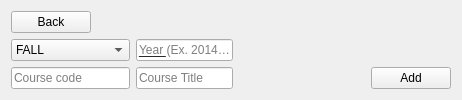
         <widget class="QWidget" name="widget" native="true">
          <property name="sizePolicy">
           <sizepolicy hsizetype="Preferred" vsizetype="Preferred">
            <horstretch>1</horstretch>
            <verstretch>1</verstretch>
           </sizepolicy>
          </property>
          <layout class="QGridLayout" name="gridLayout_5">
           <item row="1" column="3" colspan="2">
            <spacer name="horizontalSpacer_12">
             <property name="orientation">
              <enum>Qt::Horizontal</enum>
             </property>
             <property name="sizeHint" stdset="0">
              <size>
               <width>212</width>
               <height>20</height>
              </size>
             </property>
            </spacer>
           </item>
           <item row="2" column="2">
            <widget class="QLineEdit" name="courseManagerAddCourseTitle">
             <property name="sizePolicy">
              <sizepolicy hsizetype="Expanding" vsizetype="Fixed">
               <horstretch>30</horstretch>
               <verstretch>0</verstretch>
              </sizepolicy>
             </property>
             <property name="placeholderText">
              <string>Course Title</string>
             </property>
            </widget>
           </item>
           <item row="2" column="0" colspan="2">
            <widget class="QLineEdit" name="courseManagerAddCourseCode">
             <property name="sizePolicy">
              <sizepolicy hsizetype="Expanding" vsizetype="Fixed">
               <horstretch>10</horstretch>
               <verstretch>0</verstretch>
              </sizepolicy>
             </property>
             <property name="placeholderText">
              <string>Course code</string>
             </property>
            </widget>
           </item>
           <item row="1" column="2">
            <widget class="QLineEdit" name="courseManagerYear">
             <property name="sizePolicy">
              <sizepolicy hsizetype="Preferred" vsizetype="Preferred">
               <horstretch>1</horstretch>
               <verstretch>0</verstretch>
              </sizepolicy>
             </property>
             <property name="inputMask">
              <string>9999;_</string>
             </property>
             <property name="text">
              <string/>
             </property>
             <property name="cursorPosition">
              <number>4</number>
             </property>
             <property name="placeholderText">
              <string>Year (Ex. 2014, 2015)</string>
             </property>
            </widget>
           </item>
           <item row="1" column="0" colspan="2">
            <widget class="QComboBox" name="courseManagerSemesterList2">
             <property name="sizePolicy">
              <sizepolicy hsizetype="Expanding" vsizetype="Fixed">
               <horstretch>5</horstretch>
               <verstretch>1</verstretch>
              </sizepolicy>
             </property>
             <property name="styleSheet">
              <string notr="true">color: black;</string>
             </property>
             <item>
              <property name="text">
               <string>FALL</string>
              </property>
             </item>
             <item>
              <property name="text">
               <string>WINTER</string>
              </property>
             </item>
            </widget>
           </item>
           <item row="2" column="4">
            <widget class="QPushButton" name="courseManagerAddButton">
             <property name="sizePolicy">
              <sizepolicy hsizetype="Fixed" vsizetype="Fixed">
               <horstretch>0</horstretch>
               <verstretch>0</verstretch>
              </sizepolicy>
             </property>
             <property name="focusPolicy">
              <enum>Qt::TabFocus</enum>
             </property>
             <property name="styleSheet">
              <string notr="true">color: black;</string>
             </property>
             <property name="text">
              <string>Add</string>
             </property>
            </widget>
           </item>
           <item row="2" column="3">
            <spacer name="horizontalSpacer_8">
             <property name="orientation">
              <enum>Qt::Horizontal</enum>
             </property>
             <property name="sizeHint" stdset="0">
              <size>
               <width>40</width>
               <height>20</height>
              </size>
             </property>
            </spacer>
           </item>
           <item row="0" column="0">
            <widget class="QPushButton" name="btnCourseManageBack">
             <property name="sizePolicy">
              <sizepolicy hsizetype="Fixed" vsizetype="Fixed">
               <horstretch>0</horstretch>
               <verstretch>0</verstretch>
              </sizepolicy>
             </property>
             <property name="text">
              <string>Back</string>
             </property>
            </widget>
           </item>
          </layout>
         </widget>
